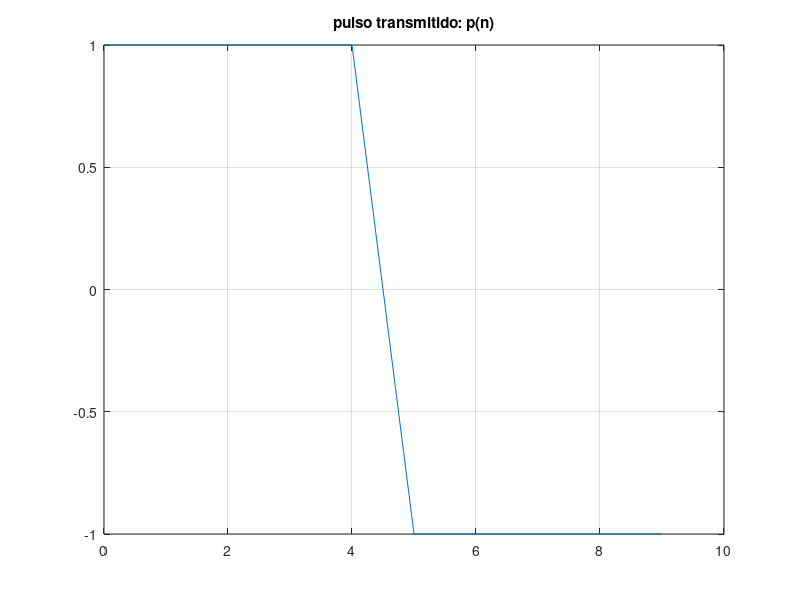
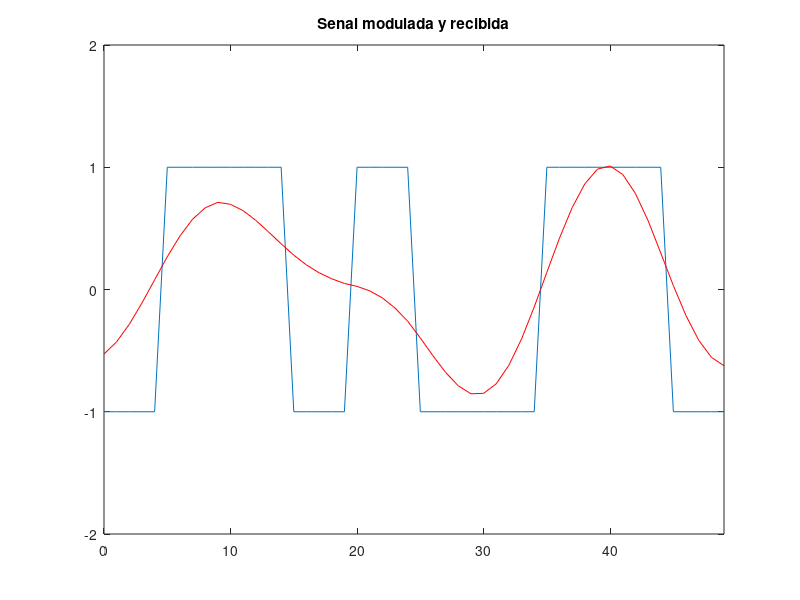
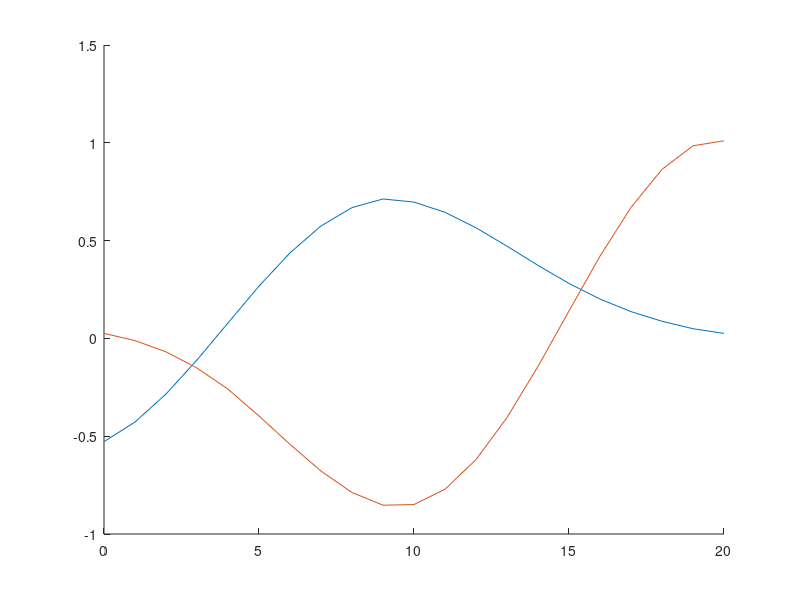
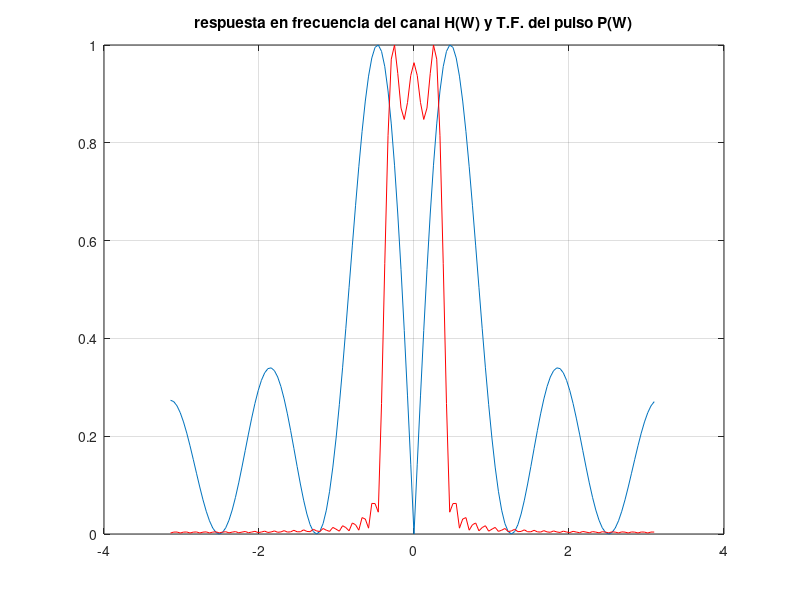

Source code (MATLAB) for these figures, in order:
%%%%%%           SISTEMA DE TRANSMISION BANDA BASE         %%%%%%

clear all;
close all;

%======================= functions ==============================%

function diagramaojo(senal,N,L)
% representacion del diagrama de ojo

figure;
hold on;
S=(2*N);
T=floor(L/2)+mod(L,2)-1;
for i=1:T
  dib=senal(1,(((2*N)*(i-1))+1):((2*N*i)+1));
  ejex2=0:S;
  plot(ejex2,dib);
endfor
end

function [H,W]=dtft(h,N)

%DTFT	calculate DTFT at N equally spaced frequencies
%	usage: [H,W]=dtft(h,N);
%	h: finite-length input vector, whose length is L
%	N: number of frequencies for evaluation over [-pi,pi]
%		==> constraint: N>=L
%
%	H: DTFT values (complex)
%	W: vector of freqs where DTFT is computed
%
N=fix(N);
L=length(h);
h=h(:);		%<-- for vectors ONLY %
if (N<L)
	error('DTFT: # data samples cannot exceed # freq samples')
end
W=(2*pi/N) * [0:(N-1)]';
mid=ceil(N/2)+1;
W(mid:N)=W(mid:N)-2*pi;		%<-- move [pi,2pi] to [-pi,0]
W=fftshift(W);
H=fftshift(fft(h,N));		%<-- move negative freq components

end

%=================== parametros ==================================

N=10;               % periodo de simbolo
L=5;                % numero de bits a transmitir
tipopulso=3;        % 1: pulso dado
EbNo=100 ;          % EbNo en dB
W=pi/8;             % Ancho de banda del canal

%=================== generacion del pulso =========================

n = 0 : N-1;        % n size
pulso = zeros(1,N); % default pulse to 0

if tipopulso == 1       % N rectangular
    pulso (:) = 1;
elseif tipopulso == 2   % N/2 +1 pulse
    pulso (1:N/2) = 1;
elseif tipopulso == 3   % N/2 +-1 pulse
    pulso (1:N/2) = 1;
    pulso (N/2 +1:end) = -1;
elseif tipopulso == 4   % escala
    pulso = linspace(0, 1, N);
elseif tipopulso == 5
    pulso = n/(N-1);
end;

%=================== calculo de la energia del pulso =============

Ep = sum(abs(pulso).^2);

%=================== generacion de ruido ==========================

%cambio a unidades naturales y calculo de No
Eb = Ep;

EbNo=10^(EbNo/10);
No=Eb/EbNo;
ruido=sqrt(No/2)*randn(1,N*L);

%========== generacion del canal de banda limitada ==============%

NL2=fix(N*L/2);
n2=-NL2:NL2-1;
h=sin(W*n2)./(pi*n2);
pos=find(n2==0);
h(pos)=W/pi;
if (pi/N)>W
  h=h*pi/W/N;
end;

%=================== generacion de la senal (modulacion) =========

bits=rand(1,L) < 0.5; % genera 0 y 1 a partir de un vector de numeros
                      % aleatorios con distribucion uniforme

% escriba un bucle que asocie un pulso con amplitud positiva a 0 y
% un pulso con amplitud negativa a 1
s_mod = [];
for k = 1:L
    Ak = 1 - 2*bits(k);
    s_mod = [s_mod,pulso*Ak];
end

s_rec=conv(s_mod,h);
s_rec=s_rec(NL2+1:length(s_rec)-NL2+1);
ruido=sqrt(No/2)*rand(1,N*L);
s_rec=s_rec+ruido;


%=================== representacion grafica ===================

figure(1)
plot(n,pulso);
title('pulso transmitido: p(n)');
grid;

%escriba el codigo para representar la senal
figure;
plot(0:N*L-1,s_mod);
hold on;
plot(0:N*L-1,s_rec,'r');
axis([0 N*L-1 -2 2]);
title('Senal modulada y recibida')

diagramaojo(s_rec,N,L)


%calcular y representar la transformada de Fourier del pulso y canal

[H,Wrad]=dtft(h,(2*L*N)+50);
[P,Wrad]=dtft(pulso,(2*L*N)+50);
figure;
plot(Wrad,abs(P)/max(abs(P)));
grid;
hold on;
plot(Wrad,abs(H)/max(abs(H)),'r');
title('respuesta en frecuencia del canal H(W) y T.F. del pulso P(W)');

waitfor(gcf)
